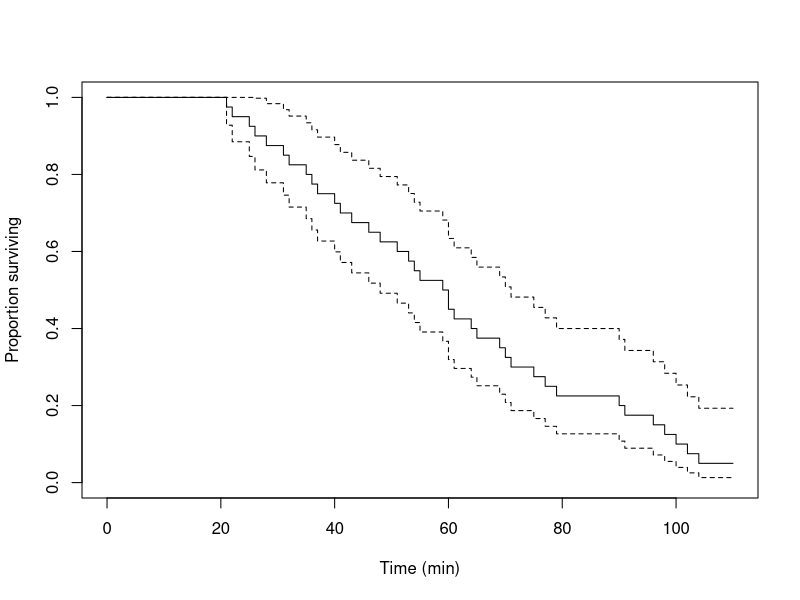
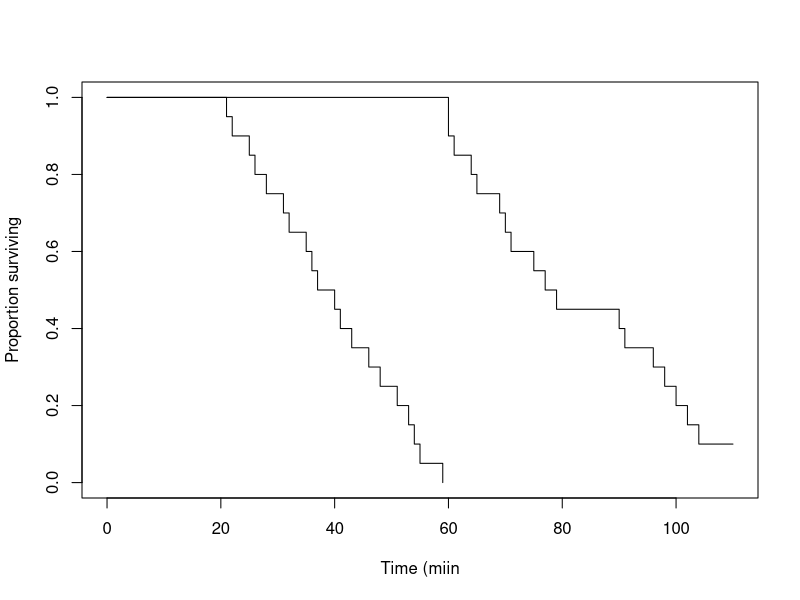
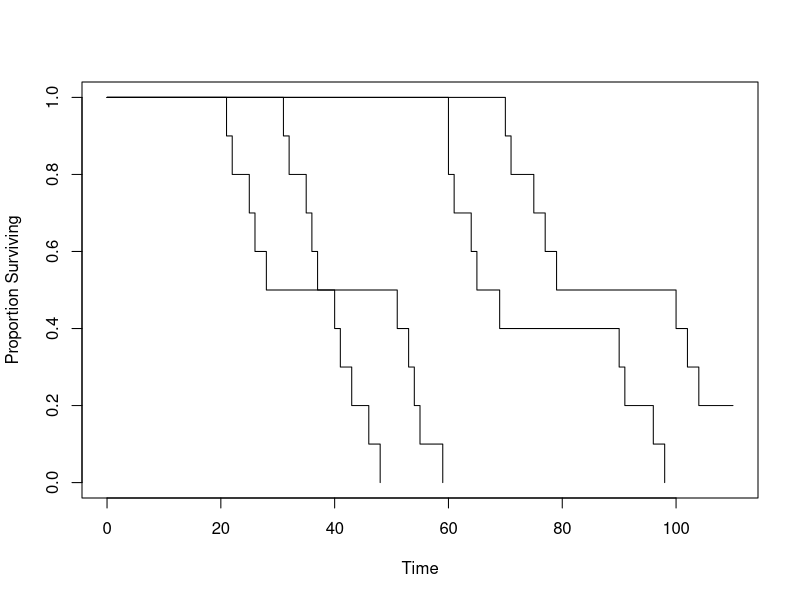

Reproduce these figures in R, in order.
## ---- chunk 1
Exp_survival <- read.csv(file = "Exp_survival.csv", header = TRUE)
## ---- chunk 2
library(survival)
## ---- chunk 3
SurvObj <- Surv(time = Exp_survival$Time_to_Death, event = Exp_survival$Censor, type = c('right'))
## ---- chunk 4
Single_curve <- survfit(SurvObj ~ 1)

plot(Single_curve, xlab = "Time (min)", ylab= "Proportion surviving")
## ---- chunk 5
Species_curves <- survfit(SurvObj ~ Exp_survival$Species) 

plot(Species_curves, xlab = "Time (miin", ylab= "Proportion surviving")
## ---- chunk 6
Species_by_sex_curves <-survfit(SurvObj ~ Exp_survival$Species + Exp_survival$Sex) 

plot(Species_by_sex_curves, xlab = "Time", ylab= "Proportion Surviving")
## ---- chunk 7
Species_diff <- survdiff(SurvObj ~ Exp_survival$Species)
## ---- chunk 8
Species_diff
## ---- chunk 9
date()
